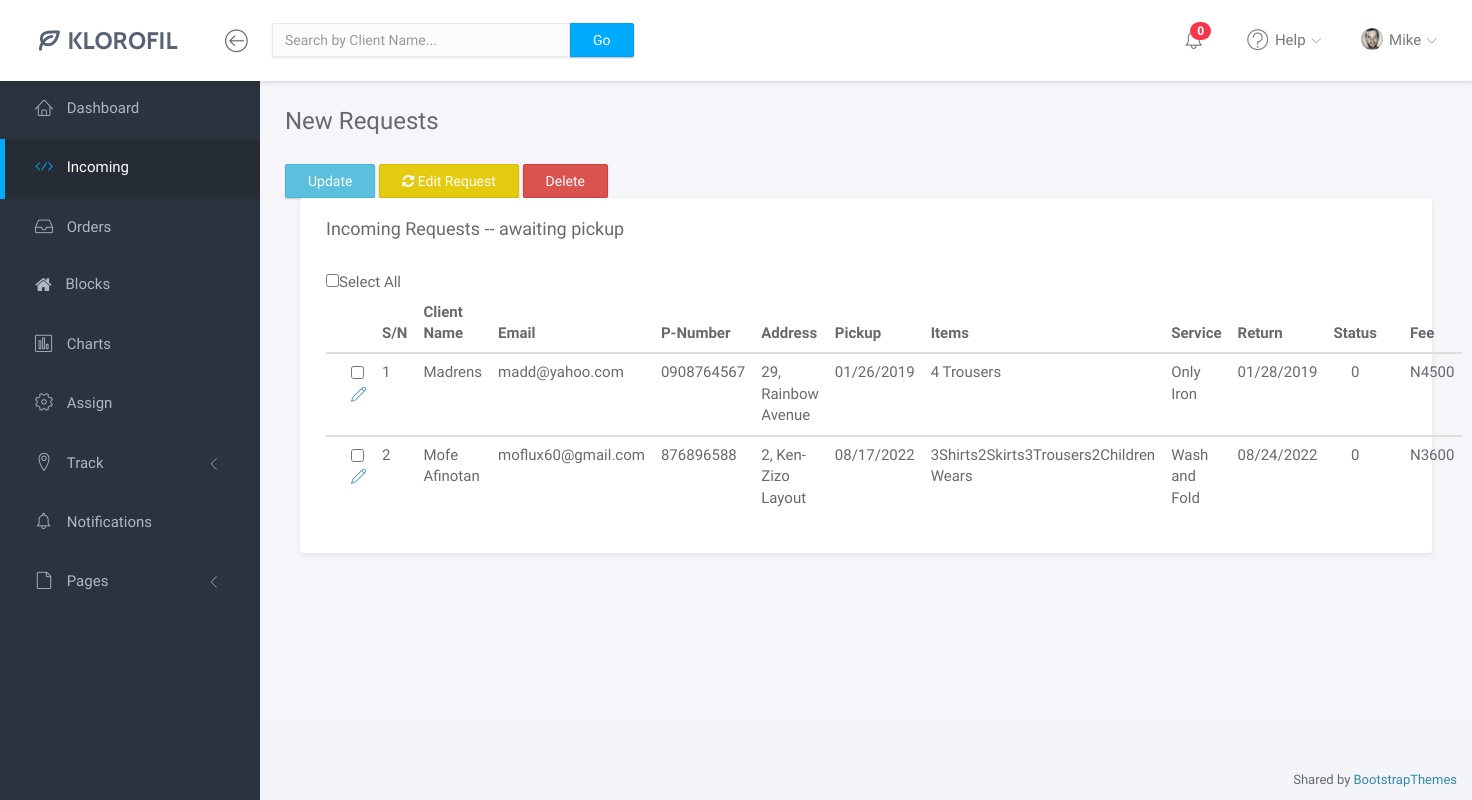
The page /admin/Incoming.php (signed in) on the database its author committed.
### tables this page shows
CREATE TABLE IF NOT EXISTS `clients` (
  `O-ID` int NOT NULL AUTO_INCREMENT,
  `NAME` text NOT NULL,
  `EMAIL` text NOT NULL,
  `PNUMBER` varchar(20) NOT NULL,
  `ADDRESS` text NOT NULL,
  `PICKUP` text NOT NULL,
  `ITEMS` text NOT NULL,
  `SERVICE` text NOT NULL,
  `PAYMENT` int NOT NULL,
  `RETURN` text NOT NULL,
  `STATUS` int NOT NULL DEFAULT '0',
  PRIMARY KEY (`O-ID`)
);

### admin/Incoming.php (the view, shortened to what this page needs)
<?php
include ("connect.php");
	?>
<!doctype html>
<html lang="en">
<head>
	<link rel="stylesheet" href="assets/vendor/bootstrap/css/bootstrap.min.css">
	<link rel="stylesheet" href="assets/vendor/font-awesome/css/font-awesome.min.css">
	<link rel="stylesheet" href="assets/vendor/linearicons/style.css">
	<link rel="stylesheet" href="assets/vendor/toastr/toastr.min.css">
	<link rel="stylesheet" href="assets/css/main.css">
</head>
<body>
	<div id="wrapper">
		<?php include ("navbar.php");?>
		<?php include ("sidebar.php");?>
		<div class="main">
			<div class="main-content">
				<div class="container-fluid">
				<h3 class="page-title">New Requests</h3>
				<form action="request_action.php" method="post" enctype="multipart/form-data">
				<input type="submit" name="update" class="btn btn-info" value="Update">
				<button data-toggle="modal" type="button" data-target="#editRequest" id ="editModal" class="btn btn-warning"><i class="fa fa-refresh"></i> Edit Request</button>
				<input type="submit" name="delete" class="btn btn-danger" value="Delete"><br>
						    <div class="col-md-12">
							<div class="panel">
								<div class="panel-heading">
									<h3 class="panel-title">Incoming Requests -- awaiting pickup</h3>
								</div>
								<div class="panel-body">
									<table class="table table-hover" id="myTable">
										<thead>
											<tr><input type="checkbox" name="all" onclick="toggle(this)"  >Select All
											    <th></th>
											    <th>S/N</th>
												<th>Client Name</th>
												<th>Email</th>
												<th>P-Number</th>
												<th>Address</th>
												<th>Pickup</th>
												<th>Items</th>
												<th>Service</th>
												<th>Return</th>
												<th>Status</th>
												<th>Fee</th>
											</tr>
										</thead>
										<?php
										$i = 0;
										$sql = 'SELECT * from clients WHERE `STATUS` = 0';
                                        $result = mysqli_query($conn, $sql);
                                        if (mysqli_num_rows($result) > 0) {
                                        while($row = mysqli_fetch_assoc($result)) {
                                        ?>
										<tbody>
											<tr>
											    <td><input type="checkbox" name="id[]" onclick="toggle_highlight(this)" value="<?php echo $row['O-ID']?>">
												    <a data-toggle="modal" href="#editRequest" data-info="<?php echo $row['O-ID']?>"><span class="lnr lnr-pencil"></span></a>
												</td>
											    <td><?php echo ++$i; ?></td>
								                <td><?php echo $row['NAME']; ?></td>
												<td><?php echo $row['EMAIL']; ?></td>
												<td><?php echo $row['PNUMBER']; ?></td>
												<td><?php echo $row['ADDRESS']; ?></td>
												<td><?php echo $row['PICKUP']; ?></td>
												<td><?php echo $row['ITEMS']; ?></td>
												<td><?php echo $row['SERVICE']; ?></td>
												<td><?php echo $row['RETURN']; ?></td>
												<td style="text-align:center;"><?php echo $row['STATUS']; ?></td>
												<td>N<?php echo $row['PAYMENT']; ?></td>
											</tr>
										</tbody>
										<?php
                                        }
                                    } else {
                                       echo '</br> No incoming laundry order';
                                    }
                                    ?>
									</table>
								</div>
							</div>
						</div><br>
						</form>
				</div>
				</div>
		</div>
		<footer>
			<div class="container-fluid">
				<p class="copyright">Shared by <i class="fa fa-love"></i><a href="https://bootstrapthemes.co">BootstrapThemes</a></p>
			</div>
		</footer>
	</div>
</body>
</html>

### admin/assets/css/main.css (style rules this page uses)
html { position: relative; min-height: 100%; }
body { background-color: #F3F5F8; font-family: "Source Sans Pro", sans-serif; font-size: 15px; color: #676a6d; }
a { color: #3287B2; }
th { font-weight: 600; }
.page-title { margin-top: 0; margin-bottom: 30px; font-weight: 300; }
footer { position: absolute; bottom: 0; right: 0; padding-top: 15px; padding-bottom: 10px; }
.copyright { margin-bottom: 0; text-align: right; font-size: 13px; }
#wrapper .main { -webkit-transition: all 0.3s ease-in-out; -moz-transition: all 0.3s ease-in-out; -ms-transition: all 0.3s ease-in-out; -o-transition: all 0.3s ease-in-out; transition: all 0.3s ease-in-out; width: calc(100% - 260px); left: 0; position: relative; float: right; background-color: #f5f5fa; }
#wrapper #sidebar-nav, #wrapper .main { padding-top: 80px; }
.main-content { padding: 28px 10px; }
.btn { -webkit-border-radius: 2px; -moz-border-radius: 2px; border-radius: 2px; -moz-box-shadow: 0px 1px 2px 0 rgba(0, 0, 0, 0.2); -webkit-box-shadow: 0px 1px 2px 0 rgba(0, 0, 0, 0.2); box-shadow: 0px 1px 2px 0 rgba(0, 0, 0, 0.2); padding: 6px 22px; }
.btn-warning { background-color: #e4cb10; border-color: #d6be0f; }
.panel { -webkit-border-radius: 3px; -moz-border-radius: 3px; border-radius: 3px; -moz-box-shadow: 0 2px 6px rgba(0, 0, 0, 0.08); -webkit-box-shadow: 0 2px 6px rgba(0, 0, 0, 0.08); box-shadow: 0 2px 6px rgba(0, 0, 0, 0.08); background-color: #fff; margin-bottom: 30px; }
.panel .panel-heading, .panel .panel-body, .panel .panel-footer { padding-left: 25px; padding-right: 25px; }
.panel .panel-heading { padding-top: 20px; padding-bottom: 20px; position: relative; }
.panel .panel-heading .panel-title { margin: 0; font-size: 18px; font-weight: 300; }
.panel .panel-body { padding-top: 10px; padding-bottom: 15px; }
.panel .table > thead > tr > td:first-child, .panel .table > thead > tr > th:first-child, .panel .table > tbody > tr > td:first-child, .panel .table > tbody > tr > th:first-child, .panel .table > tfoot > tr > td:first-child, .panel .table > tfoot > tr > th:first-child { padding-left: 25px; }
.panel .table > thead > tr > td:last-child, .panel .table > thead > tr > th:last-child, .panel .table > tbody > tr > td:last-child, .panel .table > tbody > tr > th:last-child, .panel .table > tfoot > tr > td:last-child, .panel .table > tfoot > tr > th:last-child { padding-left: 25px; }

### rows shown on the page
clients: NAME "Madrens", EMAIL "madd@yahoo.com", PNUMBER "0908764567", ADDRESS "29, Rainbow Avenue", PICKUP "01/26/2019", ITEMS "4 Trousers", SERVICE "Only Iron", RETURN "01/28/2019", STATUS "0", PAYMENT "4500"
clients: NAME "Mofe Afinotan", EMAIL "moflux60@gmail.com", PNUMBER "876896588", ADDRESS "2, Ken-Zizo Layout", PICKUP "08/17/2022", ITEMS "3Shirts2Skirts3Trousers2Children Wears", SERVICE "Wash and Fold", RETURN "08/24/2022", STATUS "0", PAYMENT "3600"

### other values the page prints
$rowcount "0"
$fname "Mike"
